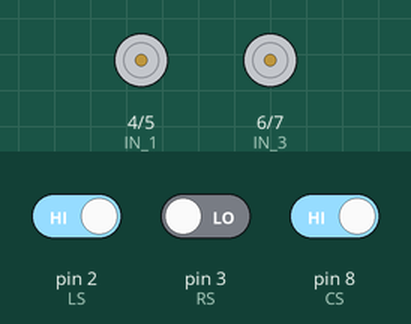
Simulated run of this sketch. Board: Arduino Uno, built with avr-gcc and run on an emulated ATmega328P. On the bench: motor-driver pin pairs drawn as motors (green arrow = first pin HIGH = forward, orange = second pin HIGH = backward, longer = more drive, scaled by the enable pin). The test bench sets the inputs (shaded band); at power-on: pin 2 (LS) HIGH, pin 8 (CS) HIGH, pin 3 (RS) LOW.

Above: at 1.2 s.
1.3 s: pin 2 (LS) driven LOW
At 2.0 s:
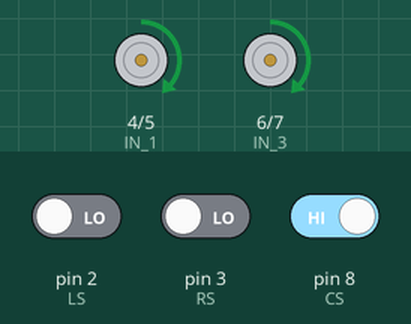
2.8 s: pin 2 (LS) driven HIGH and pin 8 (CS) driven LOW
At 3.2 s:
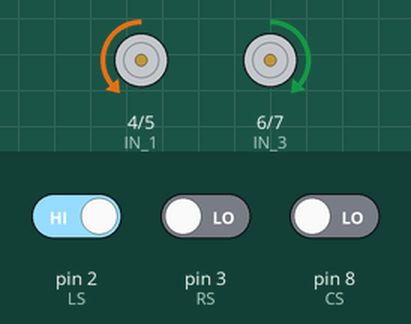
4.3 s: pin 2 (LS) driven LOW and pin 3 (RS) driven HIGH
At 5.5 s:
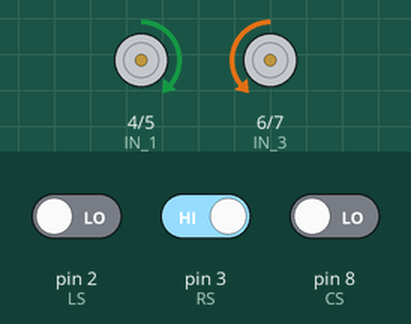
Timing chart, 0 to 7.3 s (numbered marks = the images above; inputs shaded):
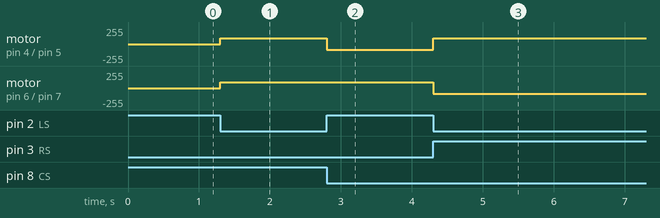

The sketch:

line_tracking_test1.ino
```cpp
char state;
int IN_1=4; //left motor
int IN_2=5; //left motor
int IN_3=6; //right motor
int IN_4=7; //right motor
int EN_A=9;
int EN_B=10;
int LS=2;   //left sensor
int RS=3;   //right sensor
int CS=8;  //center sensor


int leftstate;
int rightstate;
int centerstate;
void setup() {
 pinMode(IN_1,OUTPUT);
 pinMode(IN_2,OUTPUT);
 pinMode(IN_3,OUTPUT);
 pinMode(IN_4,OUTPUT);
 pinMode(EN_A,OUTPUT);
  pinMode(EN_B,OUTPUT);
 pinMode(LS,INPUT);
 pinMode(RS,INPUT);
 pinMode(CS,INPUT);
 Serial.begin(9600);
}

void left(int sped)
{
  digitalWrite(IN_1,LOW);
  digitalWrite(IN_2,HIGH);
  digitalWrite(IN_3,HIGH);
  digitalWrite(IN_4,LOW);
  analogWrite(EN_A,sped);
  analogWrite(EN_B,sped);
  }

 void right(int sped)
{
  digitalWrite(IN_1,HIGH);
  digitalWrite(IN_2,LOW);
  digitalWrite(IN_3,LOW);
  digitalWrite(IN_4,HIGH);
  analogWrite(EN_A,sped);
  analogWrite(EN_B,sped);

  }

  void forward(int sped)
{
  digitalWrite(IN_1,HIGH);
  digitalWrite(IN_2,LOW);
  digitalWrite(IN_3,HIGH);
  digitalWrite(IN_4,LOW);
  analogWrite(EN_A,sped);
  analogWrite(EN_B,sped);

  }
   void rightforward(int sped)
{
  digitalWrite(IN_1,HIGH);
  digitalWrite(IN_2,LOW);
  digitalWrite(IN_3,LOW);
  digitalWrite(IN_4,LOW);
  analogWrite(EN_A,sped);
  analogWrite(EN_B,sped);

  }
   void rightbackward(int sped)
{
  digitalWrite(IN_1,LOW);
  digitalWrite(IN_2,HIGH);
  digitalWrite(IN_3,HIGH);
  digitalWrite(IN_4,HIGH);
analogWrite(EN_A,sped);
  analogWrite(EN_B,sped);
    }
  void backward(int sped)
  {
    digitalWrite(IN_1,LOW);
    digitalWrite(IN_2,HIGH);
    digitalWrite(IN_3,LOW);
    digitalWrite(IN_4,HIGH);
  analogWrite(EN_A,sped);
  analogWrite(EN_B,sped);
  }

  void leftforward(int sped)
{
  digitalWrite(IN_1,LOW);
  digitalWrite(IN_2,LOW);
  digitalWrite(IN_3,HIGH);
  digitalWrite(IN_4,LOW);
  analogWrite(EN_A,sped);
  analogWrite(EN_B,sped);
  }
  void leftbackward(int sped)
{
  digitalWrite(IN_1,HIGH);
  digitalWrite(IN_2,HIGH);
  digitalWrite(IN_3,LOW);
  digitalWrite(IN_4,HIGH);
  analogWrite(EN_A,sped);
  analogWrite(EN_B,sped);
  }
   void Stop()
{
  digitalWrite(IN_1,LOW);
  digitalWrite(IN_2,LOW);
  digitalWrite(IN_3,LOW);
  digitalWrite(IN_4,LOW);
  }


void loop() {


        leftstate=digitalRead(LS);
        rightstate=digitalRead(RS);
        centerstate=digitalRead(CS);


       if ( leftstate == 0 && centerstate == 0 && rightstate == 1 ){
       right(85);
      }


      if (leftstate == 1 && centerstate == 0 && rightstate == 0){
       left(85);
      }


     if ( (leftstate == 0 && centerstate ==1 && rightstate==0) || (leftstate==1 && centerstate==1 && rightstate==1) ){
       forward(85);

     }


      }
```

Measured:
- after the input at 1.3 s, motor on pin 4 (IN_1) / pin 5 (IN_2), motor on pin 6 (IN_3) / pin 7 (IN_4): stopped → forward 85/255 at once
- after the input at 2.8 s, motor on pin 4 (IN_1) / pin 5 (IN_2): forward 85/255 → backward 85/255 at once
- after the input at 4.3 s, motor on pin 4 (IN_1) / pin 5 (IN_2): backward 85/255 → forward 85/255 at once; motor on pin 6 (IN_3) / pin 7 (IN_4): forward 85/255 → backward 85/255 at once
